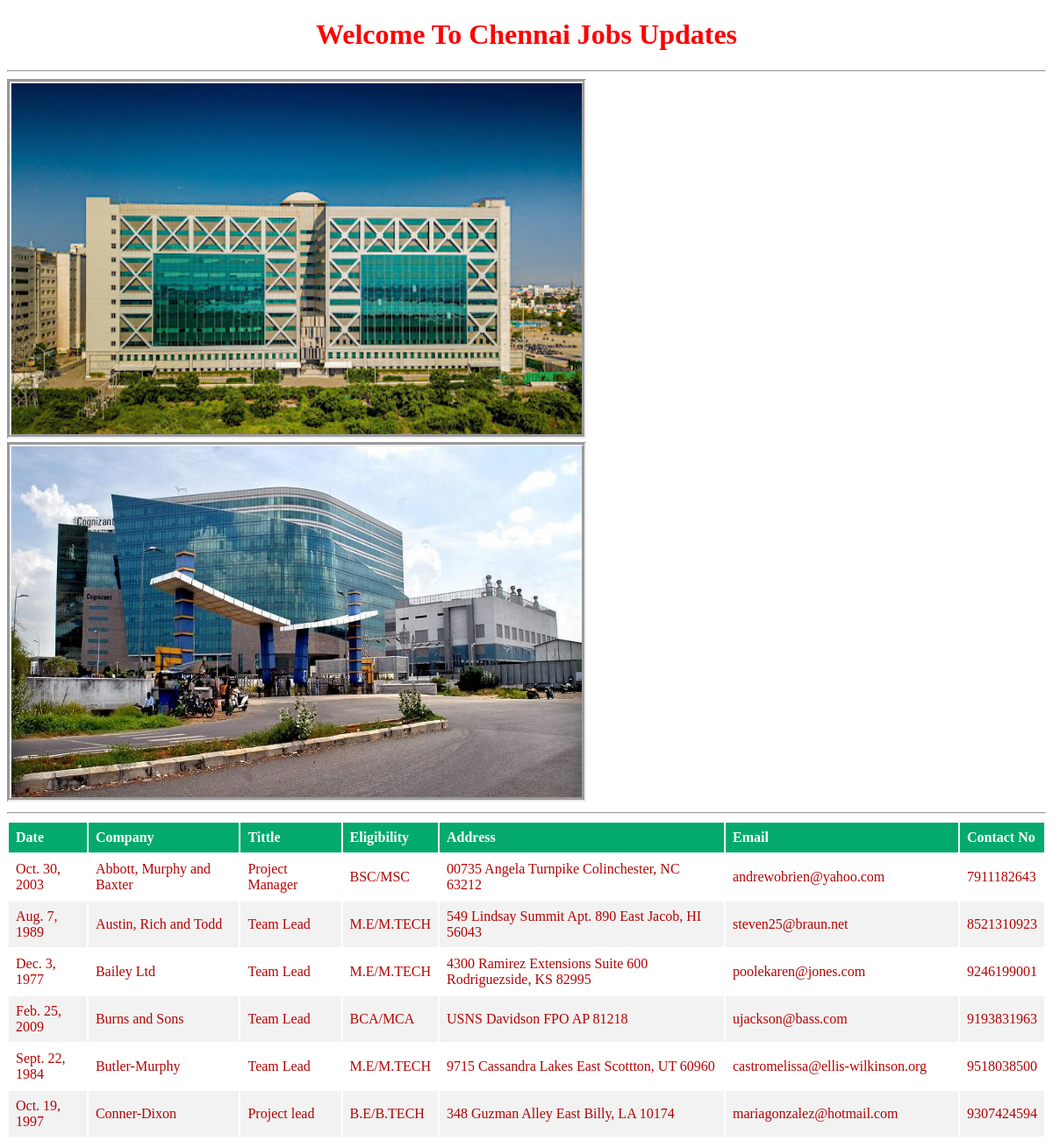
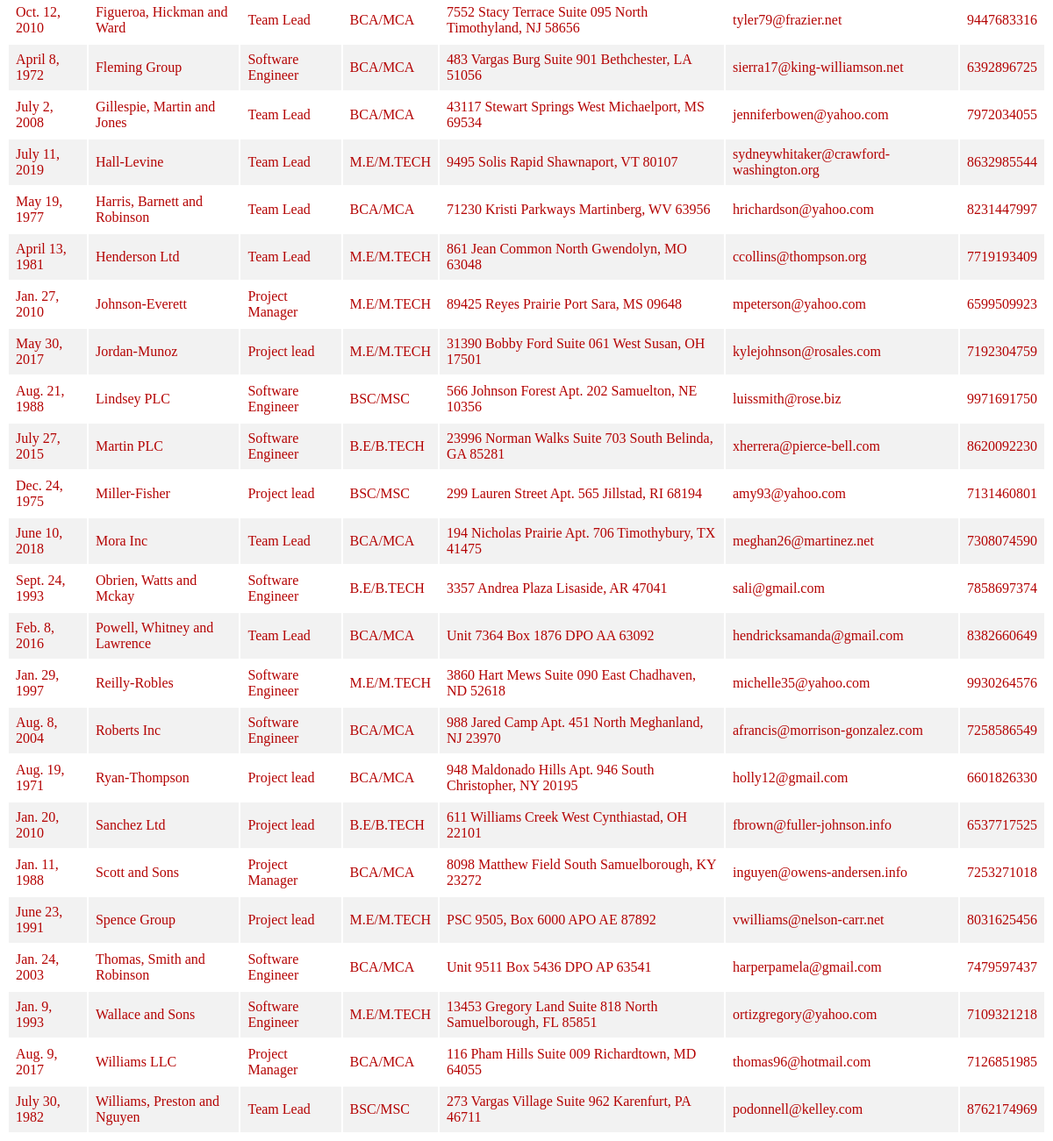
Page /chennai/ on the committed database (2 pictures, top to bottom).
### testapp/models.py (models this page shows)
class CheJobs(models.Model):
    date = models.DateField()
    company = models.CharField(max_length=30)
    tittle = models.CharField(max_length=30)
    eligbility = models.CharField(max_length=30)
    address = models.CharField(max_length=50)
    email = models.EmailField()
    phoneno = models.IntegerField()

### testapp/views.py (the view)
# urls.py: path('chennai/',views.che_jobs),
def che_jobs(request):
    jobs_list = CheJobs.objects.all().order_by('company')
    return render(request,'testapp/chejobs.html',{'jobs_list':jobs_list})

### templates/testapp/chejobs.html (shortened to what this page needs)
<!DOCTYPE html>
{% load static %}
<html lang="en">
<head>
    <link rel="stylesheet" href="{% static 'css/demo.css' %}">
</head>
<body>
    <h1>Welcome To Chennai Jobs Updates</h1>
    <hr>
    <img src="{% static 'images/it.jpg' %}" class="center">
    <img src="{% static 'images/it1.jpg' %}"class="center">
    <hr>
    {% if jobs_list %}
    <table id="tab">
        <thead>
            <th>Date</th>
            <th>Company</th>
            <th>Tittle</th>
            <th>Eligibility</th>
            <th>Address</th>
            <th>Email</th>
            <th>Contact No</th>
        </thead>
        {% for job in jobs_list %}
        <tr>
            <td>{{job.date}}</td>
            <td>{{job.company}}</td>
            <td>{{job.tittle}}</td>
            <td>{{job.eligbility}}</td>
            <td>{{job.address}}</td>
            <td>{{job.email}}</td>
            <td>{{job.phoneno}}</td>
        </tr>
        {% endfor %}
        {% else %}
        <p>No Job Records Found</p>
    {% endif %}
    </table>
</body>
</html>

### static/css/demo.css (style rules this page uses)
body { background-image: url(https://images.unsplash.com/photo-1504270856906-58da8a7e7102?ixid=MnwxMjA3fDB8MHxwaG90by1wYWdlfHx8fGVufDB8fHx8&ixlib=rb-1.2.1&auto=format&fit=crop&w=1500&q=80); background-repeat: no-repeat; background-size: cover; }
h1 { color:red; text-align: center; }
th, td { text-align: left; padding: 8px; }
tr:nth-child(even) { background-color: #f2f2f2 }
th { background-color: #04AA6D; color: white; }
tr { color: rgb(180, 3, 3); }
img { width: 650px; height: 400px; border: 5px groove; }

### rows in the picture
CheJobs: date "Oct. 30, 2003", company "Abbott, Murphy and Baxter", tittle "Project Manager", eligbility "BSC/MSC", address "00735 Angela Turnpike Colinchester, NC 63212", email "andrewobrien@yahoo.com", phoneno "7911182643"
CheJobs: date "Aug. 7, 1989", company "Austin, Rich and Todd", tittle "Team Lead", eligbility "M.E/M.TECH", address "549 Lindsay Summit Apt. 890 East Jacob, HI 56043", email "steven25@braun.net", phoneno "8521310923"
CheJobs: date "Dec. 3, 1977", company "Bailey Ltd", tittle "Team Lead", eligbility "M.E/M.TECH", address "4300 Ramirez Extensions Suite 600 Rodriguezside, KS 82995", email "poolekaren@jones.com", phoneno "9246199001"
CheJobs: date "Feb. 25, 2009", company "Burns and Sons", tittle "Team Lead", eligbility "BCA/MCA", address "USNS Davidson FPO AP 81218", email "ujackson@bass.com", phoneno "9193831963"
CheJobs: date "Sept. 22, 1984", company "Butler-Murphy", tittle "Team Lead", eligbility "M.E/M.TECH", address "9715 Cassandra Lakes East Scottton, UT 60960", email "castromelissa@ellis-wilkinson.org", phoneno "9518038500"
CheJobs: date "Oct. 19, 1997", company "Conner-Dixon", tittle "Project lead", eligbility "B.E/B.TECH", address "348 Guzman Alley East Billy, LA 10174", email "mariagonzalez@hotmail.com", phoneno "9307424594"
CheJobs: date "Oct. 12, 2010", company "Figueroa, Hickman and Ward", tittle "Team Lead", eligbility "BCA/MCA", address "7552 Stacy Terrace Suite 095 North Timothyland, NJ 58656", email "tyler79@frazier.net", phoneno "9447683316"
CheJobs: date "April 8, 1972", company "Fleming Group", tittle "Software Engineer", eligbility "BCA/MCA", address "483 Vargas Burg Suite 901 Bethchester, LA 51056", email "sierra17@king-williamson.net", phoneno "6392896725"
CheJobs: date "July 2, 2008", company "Gillespie, Martin and Jones", tittle "Team Lead", eligbility "BCA/MCA", address "43117 Stewart Springs West Michaelport, MS 69534", email "jenniferbowen@yahoo.com", phoneno "7972034055"
CheJobs: date "July 11, 2019", company "Hall-Levine", tittle "Team Lead", eligbility "M.E/M.TECH", address "9495 Solis Rapid Shawnaport, VT 80107", email "sydneywhitaker@crawford-washington.org", phoneno "8632985544"
CheJobs: date "May 19, 1977", company "Harris, Barnett and Robinson", tittle "Team Lead", eligbility "BCA/MCA", address "71230 Kristi Parkways Martinberg, WV 63956", email "hrichardson@yahoo.com", phoneno "8231447997"
CheJobs: date "April 13, 1981", company "Henderson Ltd", tittle "Team Lead", eligbility "M.E/M.TECH", address "861 Jean Common North Gwendolyn, MO 63048", email "ccollins@thompson.org", phoneno "7719193409"
CheJobs: date "Jan. 27, 2010", company "Johnson-Everett", tittle "Project Manager", eligbility "M.E/M.TECH", address "89425 Reyes Prairie Port Sara, MS 09648", email "mpeterson@yahoo.com", phoneno "6599509923"
CheJobs: date "May 30, 2017", company "Jordan-Munoz", tittle "Project lead", eligbility "M.E/M.TECH", address "31390 Bobby Ford Suite 061 West Susan, OH 17501", email "kylejohnson@rosales.com", phoneno "7192304759"
CheJobs: date "Aug. 21, 1988", company "Lindsey PLC", tittle "Software Engineer", eligbility "BSC/MSC", address "566 Johnson Forest Apt. 202 Samuelton, NE 10356", email "luissmith@rose.biz", phoneno "9971691750"
CheJobs: date "July 27, 2015", company "Martin PLC", tittle "Software Engineer", eligbility "B.E/B.TECH", address "23996 Norman Walks Suite 703 South Belinda, GA 85281", email "xherrera@pierce-bell.com", phoneno "8620092230"
CheJobs: date "Dec. 24, 1975", company "Miller-Fisher", tittle "Project lead", eligbility "BSC/MSC", address "299 Lauren Street Apt. 565 Jillstad, RI 68194", email "amy93@yahoo.com", phoneno "7131460801"
CheJobs: date "June 10, 2018", company "Mora Inc", tittle "Team Lead", eligbility "BCA/MCA", address "194 Nicholas Prairie Apt. 706 Timothybury, TX 41475", email "meghan26@martinez.net", phoneno "7308074590"
CheJobs: date "Sept. 24, 1993", company "Obrien, Watts and Mckay", tittle "Software Engineer", eligbility "B.E/B.TECH", address "3357 Andrea Plaza Lisaside, AR 47041", email "sali@gmail.com", phoneno "7858697374"
CheJobs: date "Feb. 8, 2016", company "Powell, Whitney and Lawrence", tittle "Team Lead", eligbility "BCA/MCA", address "Unit 7364 Box 1876 DPO AA 63092", email "hendricksamanda@gmail.com", phoneno "8382660649"
CheJobs: date "Jan. 29, 1997", company "Reilly-Robles", tittle "Software Engineer", eligbility "M.E/M.TECH", address "3860 Hart Mews Suite 090 East Chadhaven, ND 52618", email "michelle35@yahoo.com", phoneno "9930264576"
CheJobs: date "Aug. 8, 2004", company "Roberts Inc", tittle "Software Engineer", eligbility "BCA/MCA", address "988 Jared Camp Apt. 451 North Meghanland, NJ 23970", email "afrancis@morrison-gonzalez.com", phoneno "7258586549"
CheJobs: date "Aug. 19, 1971", company "Ryan-Thompson", tittle "Project lead", eligbility "BCA/MCA", address "948 Maldonado Hills Apt. 946 South Christopher, NY 20195", email "holly12@gmail.com", phoneno "6601826330"
CheJobs: date "Jan. 20, 2010", company "Sanchez Ltd", tittle "Project lead", eligbility "B.E/B.TECH", address "611 Williams Creek West Cynthiastad, OH 22101", email "fbrown@fuller-johnson.info", phoneno "6537717525"
CheJobs: date "Jan. 11, 1988", company "Scott and Sons", tittle "Project Manager", eligbility "BCA/MCA", address "8098 Matthew Field South Samuelborough, KY 23272", email "inguyen@owens-andersen.info", phoneno "7253271018"
CheJobs: date "June 23, 1991", company "Spence Group", tittle "Project lead", eligbility "M.E/M.TECH", address "PSC 9505, Box 6000 APO AE 87892", email "vwilliams@nelson-carr.net", phoneno "8031625456"
CheJobs: date "Jan. 24, 2003", company "Thomas, Smith and Robinson", tittle "Software Engineer", eligbility "BCA/MCA", address "Unit 9511 Box 5436 DPO AP 63541", email "harperpamela@gmail.com", phoneno "7479597437"
CheJobs: date "Jan. 9, 1993", company "Wallace and Sons", tittle "Software Engineer", eligbility "M.E/M.TECH", address "13453 Gregory Land Suite 818 North Samuelborough, FL 85851", email "ortizgregory@yahoo.com", phoneno "7109321218"
CheJobs: date "Aug. 9, 2017", company "Williams LLC", tittle "Project Manager", eligbility "BCA/MCA", address "116 Pham Hills Suite 009 Richardtown, MD 64055", email "thomas96@hotmail.com", phoneno "7126851985"
CheJobs: date "July 30, 1982", company "Williams, Preston and Nguyen", tittle "Team Lead", eligbility "BSC/MSC", address "273 Vargas Village Suite 962 Karenfurt, PA 46711", email "podonnell@kelley.com", phoneno "8762174969"
